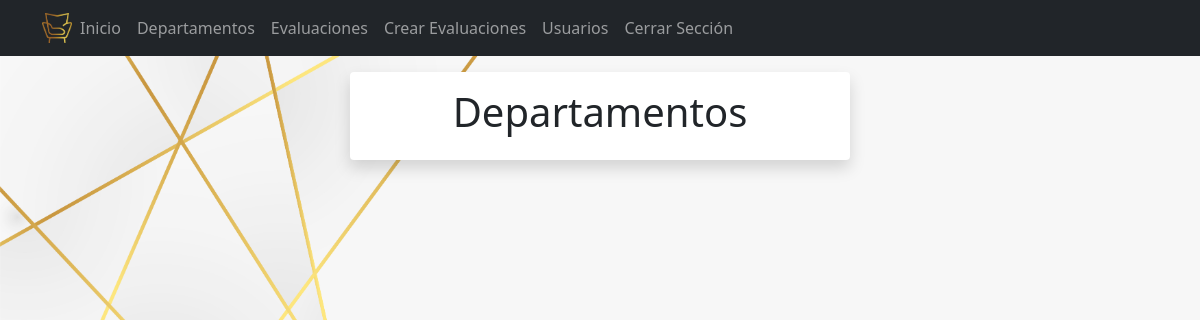
The app's page /departamento/ (signed in), older data.
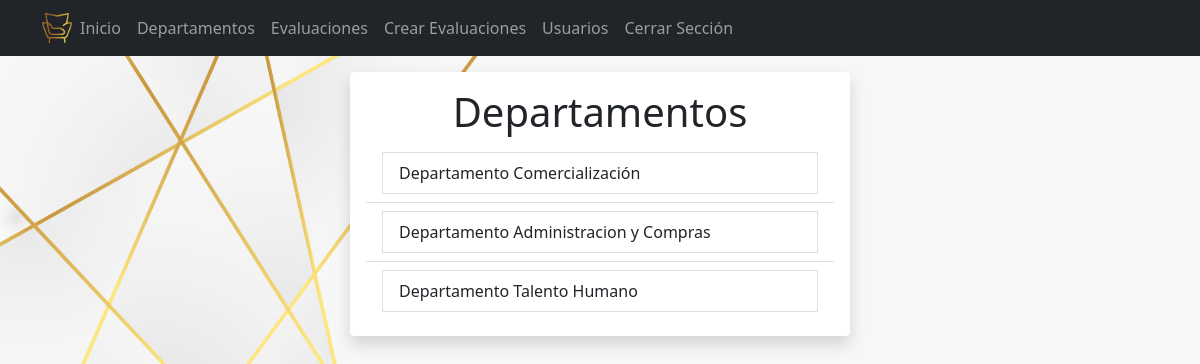
The same page, newer data.
### Login/models.py (models this page shows)
class Department(models.Model):
    management = models.CharField(max_length=300)
    def __str__(self):
        return f'Departamento {self.management}'

### Login/views.py (the view)
# urls.py: path('departamento/', views.departament, name='departament'),
@login_required
def departament(request):
    departs = Department.objects.all()
    return render(request, 'departament.html', {'departs':departs})

### Login/templates/departament.html (shortened to what this page needs)
<!DOCTYPE html>
<html lang="en">
<head>
    <link rel="stylesheet" href="https://cdn.jsdelivr.net/npm/bootstrap@5.0.2/dist/css/bootstrap.min.css">
</head>
<body>
    {% extends 'base.html' %}
    {% block content %}
    <main class="container-sm bg-light rounded mt-3 shadow p-3 mb-5 bg-body rounded" style="width: 500px;">
        <h1 class="text-center">Departamentos</h1>
        <ul class="list-group list-group-flush">
            {% for depart in departs %}
            <li class="list-group-item">
                <a href="{% url 'staff' depart.id %}" class="list-group-item list-group-item-action">
                    {{depart}}
                </a>
            </li>
            {% endfor %}
          </ul>
    </main>
    {% endblock %}

### Login/templates/base.html (shortened to what this page needs)
{% load static %}
<!DOCTYPE html>
<html lang="en">
<head>
    <link rel="stylesheet" href="https://cdn.jsdelivr.net/npm/bootstrap@5.0.2/dist/css/bootstrap.min.css">
    <link rel="stylesheet" href="{% static 'styles/main.css' %}">
</head>
<body>
    <nav class="navbar navbar-expand-lg navbar-dark bg-dark">
        <div class="container">
          <img src="{% static 'images/logo_gdc.png' %}" alt="" width="30" height="30">
          <div class="collapse navbar-collapse" id="navbarText">
            <ul class="navbar-nav me-auto">
              <li class="nav-item">
                <a class="nav-link" href="/home">Inicio</a>
              </li>
              <li class="nav-item">
                <a class="nav-link" href="/departamento">Departamentos</a>
              </li>
              <li class="nav-item">
                <a class="nav-link" href="/evaluaciones">Evaluaciones</a>
              </li>
              <li class="nav-item">
                <a class="nav-link" href="/evaluaciones">Crear Evaluaciones</a>
              </li>
              <li class="nav-item">
                <a class="nav-link" href="/usuarios">Usuarios</a>
              </li>
              <li class="nav-item">
                <a class="nav-link" href="/logout">Cerrar Sección</a>
              </li>
            </ul>
          </div>
        </div>
      </nav>
    {% block content %}
    {% endblock %}
</body>
</html>

### Login/static/styles/main.css (style rules this page uses)
body { background-image: url("fondo.jpg"); background-size: cover; }

Row changes from the older to the newer data that the page shows:
added Department: management "Departamento Comercialización"
added Department: management "Departamento Administracion y Compras"
added Department: management "Departamento Talento Humano"
